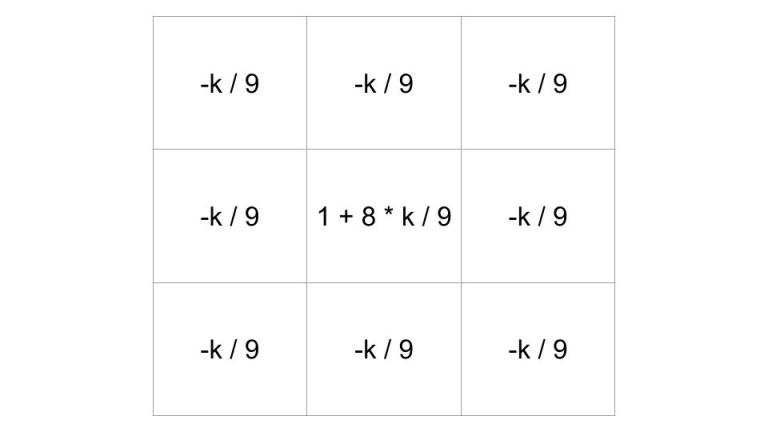
#> input picture article/pic/shapenes_kernel.jpg, 768 x 432 px
$ python -i correction.py   (imports and definitions only)   (older library calls are emulated)
#> lines starting #> are read from the running program, lines starting #| are printed output that depends on the picture; after the words box and inside, x2 and y2 are one past the last pixel; in counts of white or black regions, pixels touching at a corner belong together
#> further down, picture is the input picture: shape (432, 768, 3); min 0, max 255, mean 252.1
import cv2
import numpy as np
import math

from statistics import pstdev
from skimage import filters, img_as_ubyte

# [69 lines left out: functions calc_tilt, reverse_hough_trans, chose_line, not called in this run]

def tilt_correction(img):

    # ノイズ低減のためにリサイズ
    height = img.shape[0]
#> height = 432
    width = img.shape[1]
#> width = 768
    dst = cv2.resize(img, (int(width * 0.8), (int(height * 0.8))))

    # ガウシアンフィルターでノイズを減らす
    edge = cv2.GaussianBlur(dst,(5,5),0)
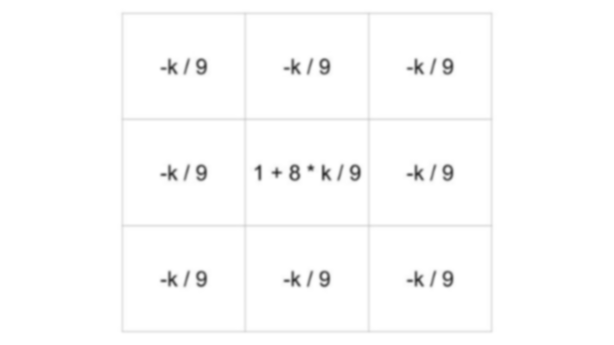
#> edge: shape (345, 614, 3); min 54, max 255, mean 252.1
    cv2.imwrite("pic/rotate/gausian.png", edge)

    # ラプラシアンフィルターでエッジ強調を行う
    edge = cv2.Laplacian(edge,cv2.CV_8U)
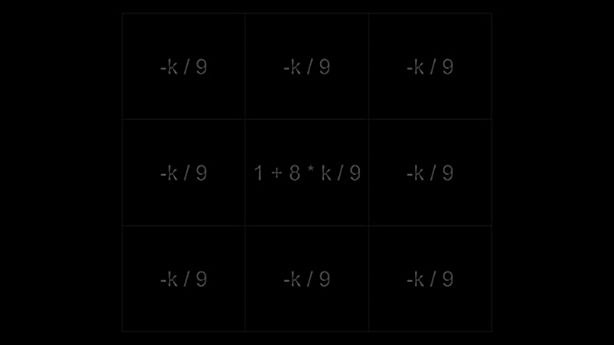
#> edge: shape (345, 614, 3); min 0, max 99, mean 0.8
    cv2.imwrite("pic/rotate/laplacian.png", edge)

    # hysteresisで2値化を行う
    # このとき、邪魔になりそうな線を消しておきたい
    edge = filters.apply_hysteresis_threshold(edge, 30, 60)
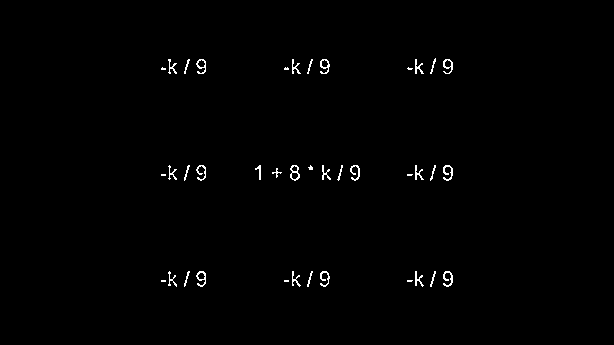
#> edge: shape (345, 614, 3) bool; 0.76% white in thin lines or dots, all inside (x1, y1, x2, y2) = (161, 58, 453, 287)
    edge = img_as_ubyte(edge)
    cv2.imwrite("pic/rotate/hysteresis.png", edge)

    # hough変換で直線を求める
#> (the run stopped early here; a loop or call above may not have finished)
